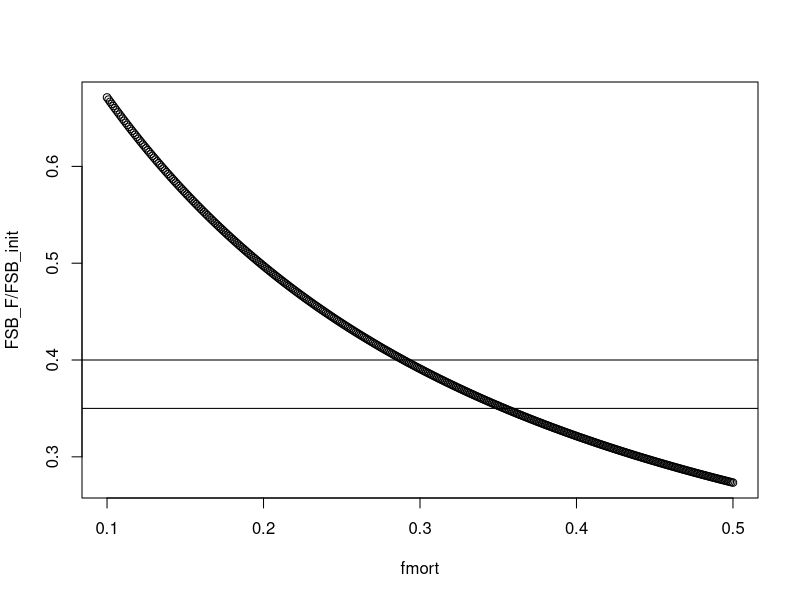
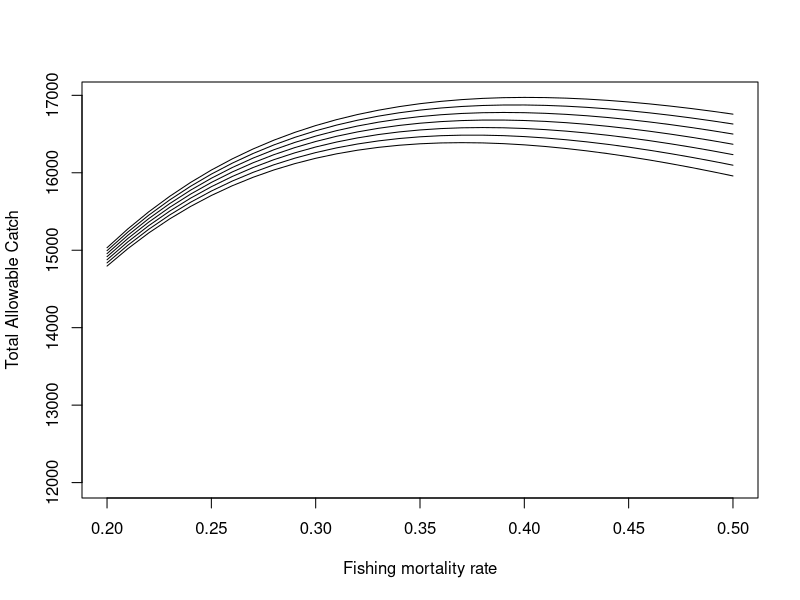

R code for these plots, in order:
#clear everything
rm(list = ls())

#*************************************************************************
#Define parameters for Pacific cod (1 sex)
#Number of ages for this fish
nages=20

#no change in fishery selectvity
fishsel=vector();
fishsel[1]=0;fishsel[2]=0.0002386166;fishsel[3]=0.0146155849;fishsel[4]=0.1851750145;fishsel[5]=0.5952833774;fishsel[6]=0.9030184396;fishsel[7]=1;fishsel[8]=0.9919588363;
fishsel[9]=0.9551342775;fishsel[10]=0.9184023284;fishsel[11]=0.8889373231;fishsel[12]=0.8668498915;fishsel[13]=0.8506209140;fishsel[14]=0.8387155050;fishsel[15]=0.8299334774;fishsel[16]=0.8234043416;
fishsel[17]=0.8185108308;fishsel[18]=0.8148161694;fishsel[19]=0.8120088399;fishsel[20]=0.8098642013;#fisheries selectivity  

natmort=0.34

#Maturity at age
A=-4.88
B=0.965 #note B is the steepness
#A50 is A/-B
age=seq(1,nages,1)
Q=1/(1+exp(-(A+age*B)))

#Alternatively but SAME
#Q=1/(1+exp(-(B*(age-A50)))) #where B is same as slope

#Length at age for males and females
#FEMALE(2) MALE(1) Weight at age von bert
psi=5.41e-6
theta=3.19
Linf=113.274
A0=0
K=0.112
age=seq(1,nages,1)

Wt_all=(psi*(Linf*(1-exp(-K*(age-A0))))^theta)

#*******************************************************************************
#Calculate fishing mortality rate that maximizes TAC
fmort=seq(0,0.06,.001)#SM
fmort=seq(0.1,0.5,.001)#GM

N_til_init_a=vector()  #initial numbers when there is one recruit
N_til_init_a[1]=1
for(i in 2:(nages-1)){
 N_til_init_a[i]=N_til_init_a[i-1]*exp(-natmort)
}
N_til_init_a[nages]=N_til_init_a[nages-1]*exp(-natmort)/(1-exp(-natmort))

N_til_init_Frange=vector()
N_til_init_Frange[1]=1;
FSB_F=vector()
for(j in 1:length(fmort)){
 for (i in 2:nages){  #fill in N_til_init;
  N_til_init_Frange[i]=N_til_init_Frange[i-1]*exp(-(natmort+fishsel[i-1]*fmort[j]));
 }
 FSB_F[j]=sum(Wt_all*N_til_init_Frange*.5*Q)
}


FSB_init=sum(Wt_all*N_til_init_a*Q*.5);FSB_init
FSB_F/FSB_init
plot(fmort,FSB_F/FSB_init);abline(h=c(.35,.4))

fmort[min(which(FSB_F/FSB_init<0.4))]#This is F40%  
fmort[min(which(FSB_F/FSB_init<0.35))]#This is F35% 

#F40%  GM: 0.279
#F35%  GM: 0.34
F35=0.35; F40=0.279

#*****************************************************************************
#This is the function that varies steepness and fishing mortality rate
getFx_Fish_1sex=function(Fish,h){  #this version finds where Fmax occurs for different h's
 SSBinit=100000   #Initial spawning stock biomass (chosen)
 S_l0=SSBinit    #S_l0 initial spawning stock biomass in population #same as SSBinit
 
 N_til_init_a=vector()  #initial numbers when there is one recruit
 N_til_init_a[1]=1
 for(i in 2:(nages-1)){
  N_til_init_a[i]=N_til_init_a[i-1]*exp(-natmort)
 }
 N_til_init_a[nages]=N_til_init_a[nages-1]*exp(-natmort)/(1-exp(-natmort))
 
 R_l0=2*S_l0/sum(Wt_all*N_til_init_a*Q) #initial number of recruits #denominator is spawning biomass per recruit.
 
 N_init_a=R_l0*N_til_init_a;N_init_a    #now this is initial numbers in the population  
 #total initial numbers
 N_init=sum(N_init_a);N_init
 
 #N_init is the number of fish for which I should simulate genotypes (2*1473)
 
 #########################################################################
 
 S_lyINIT=0.5*sum(Wt_all*N_init_a*Q);S_lyINIT  #initial SSB
 
 #Start loop here
 for (k in 1:100){
  #what is age structure next year?
  S_ly=0.5*sum(Wt_all*N_init_a*Q);S_ly  #SSB
  SPR=S_ly/N_init_a[1];SPR
  catch=sum((Wt_all)*((fishsel*Fish)/(fishsel*Fish+natmort)*(1-exp(-(fishsel*Fish+natmort)))*N_init_a));catch
  N_a=vector()  #numbers next year
  N_a[1]=(4*h*R_l0*S_ly)/(S_l0*(1-h)+S_ly*(5*h-1))
  for(i in 2:(nages-1)){
   N_a[i]=N_init_a[i-1]*exp(-(fishsel[i-1]*Fish+natmort))
  }
  N_a[nages]=N_init_a[nages-1]*((exp(-(fishsel[nages-1]*Fish+natmort)))/(1-exp(-(fishsel[nages-1]*Fish+natmort))));#fix this part
  N_init_a=N_a
 }
 
 out=list()
 out[[1]]=SPR
 out[[2]]=S_ly
 out[[3]]=S_ly/S_lyINIT  #Spawning biomass relative to unfished.
 out[[4]]=h
 out[[5]]=catch#calculated same as TAC
 return(out)
}

#Find F40% and F35%
#Because F40% is Fmort that declines pop to 40% of its initial FSB.
N_til_init_a=vector()  #initial numbers when there is one recruit
N_til_init_a[1]=1
for(i in 2:(nages-1)){
 N_til_init_a[i]=N_til_init_a[i-1]*exp(-natmort)
}
N_til_init_a[nages]=N_til_init_a[nages-1]*exp(-natmort)/(1-exp(-natmort))


#Now run function for a range of hs and Fs

#see what affect different H's have
hs=seq(.76,0.79,.005);Fish=seq(.2,.5,.01) #cod

res=matrix(0,length(Fish),length(hs))
SSB=matrix(0,length(Fish),length(hs))
TAC=matrix(0,length(Fish),length(hs))
SPR=matrix(0,length(Fish),length(hs))
h=matrix(0,length(Fish),length(hs))
a=list();
for(j in 1:length(hs)){
 for (i in 1:length(Fish)){
 a=getFx_Fish_1sex(Fish[i],hs[j])
 res[i,j]=a[[3]]
 SSB[i,j]=a[[2]]
 SPR[i,j]=a[[1]]
 TAC[i,j]=a[[5]]
 h[i,j]=a[[4]]
 }}
rownames(TAC)=Fish;rownames(res)=Fish
colnames(TAC)=hs;colnames(res)=hs;

#Plot TAC at different fishing mortality rates and steepnesses to find steepness where F35%=maximum or FMSY.
plot(Fish,TAC[,1],ylim=c(12000,max(TAC)),type="l",col=1, ylab="Total Allowable Catch",xlab="Fishing mortality rate")
for(i in 2:ncol(TAC)){lines(Fish,TAC[,i])}


#For Pcod, F35%=FMSY when steepness = 0.76. hs=seq(.76,0.79,.005);Fish=seq(.2,.5,.01)

